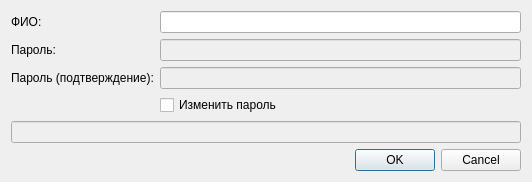
<?xml version="1.0" encoding="UTF-8"?>
<ui version="4.0">
 <class>dlgUserEditor</class>
 <widget class="QDialog" name="dlgUserEditor">
  <property name="geometry">
   <rect>
    <x>0</x>
    <y>0</y>
    <width>532</width>
    <height>178</height>
   </rect>
  </property>
  <property name="windowTitle">
   <string>Редактор данных пользователя</string>
  </property>
  <layout class="QVBoxLayout" name="verticalLayout">
   <item>
    <layout class="QFormLayout" name="formLayout">
     <item row="0" column="0">
      <widget class="QLabel" name="lblName">
       <property name="text">
        <string>ФИО:</string>
       </property>
      </widget>
     </item>
     <item row="0" column="1">
      <widget class="QLineEdit" name="leName"/>
     </item>
     <item row="1" column="0">
      <widget class="QLabel" name="lblPass1">
       <property name="text">
        <string>Пароль:</string>
       </property>
      </widget>
     </item>
     <item row="1" column="1">
      <widget class="QLineEdit" name="lePass1">
       <property name="enabled">
        <bool>false</bool>
       </property>
       <property name="echoMode">
        <enum>QLineEdit::Password</enum>
       </property>
      </widget>
     </item>
     <item row="2" column="1">
      <widget class="QLineEdit" name="lePass2">
       <property name="enabled">
        <bool>false</bool>
       </property>
       <property name="echoMode">
        <enum>QLineEdit::Password</enum>
       </property>
      </widget>
     </item>
     <item row="2" column="0">
      <widget class="QLabel" name="lblPass2">
       <property name="text">
        <string>Пароль (подтверждение):</string>
       </property>
      </widget>
     </item>
     <item row="3" column="1">
      <widget class="QCheckBox" name="cbChangePass">
       <property name="text">
        <string>Изменить пароль</string>
       </property>
       <property name="tristate">
        <bool>false</bool>
       </property>
      </widget>
     </item>
    </layout>
   </item>
   <item>
    <widget class="QLineEdit" name="leHashedPass">
     <property name="enabled">
      <bool>false</bool>
     </property>
     <property name="readOnly">
      <bool>false</bool>
     </property>
    </widget>
   </item>
   <item>
    <widget class="QDialogButtonBox" name="buttonBox">
     <property name="orientation">
      <enum>Qt::Horizontal</enum>
     </property>
     <property name="standardButtons">
      <set>QDialogButtonBox::Cancel|QDialogButtonBox::Ok</set>
     </property>
    </widget>
   </item>
  </layout>
 </widget>
 <resources/>
 <connections>
  <connection>
   <sender>buttonBox</sender>
   <signal>accepted()</signal>
   <receiver>dlgUserEditor</receiver>
   <slot>accept()</slot>
   <hints>
    <hint type="sourcelabel">
     <x>248</x>
     <y>254</y>
    </hint>
    <hint type="destinationlabel">
     <x>157</x>
     <y>274</y>
    </hint>
   </hints>
  </connection>
  <connection>
   <sender>buttonBox</sender>
   <signal>rejected()</signal>
   <receiver>dlgUserEditor</receiver>
   <slot>reject()</slot>
   <hints>
    <hint type="sourcelabel">
     <x>316</x>
     <y>260</y>
    </hint>
    <hint type="destinationlabel">
     <x>286</x>
     <y>274</y>
    </hint>
   </hints>
  </connection>
 </connections>
</ui>
